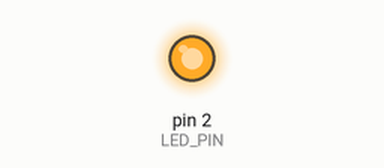
Simulated run of this sketch. Board: Arduino Uno, built with avr-gcc and run on an emulated ATmega328P. On the bench: output pins drawn as LEDs (lit = HIGH).

Above: at 1.0 s.
At 3.0 s:
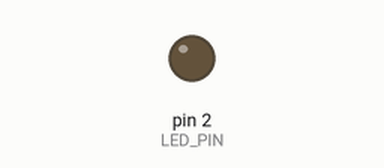
Timing chart, 0 to 5.2 s (numbered marks = the images above):
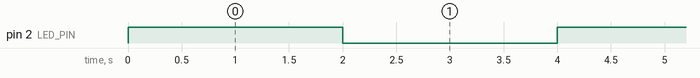

The sketch:

LED.ino
```cpp
#define LED_PIN 2

void setup() {
  // put your setup code here, to run once:
  pinMode(LED_PIN, OUTPUT);
}

void loop() {
  // put your main code here, to run repeatedly:
  digitalWrite(LED_PIN, HIGH);
  delay(2000);
  digitalWrite(LED_PIN, LOW);
  delay(2000);

}
```

Measured:
- by itself, pin 2 (LED_PIN): alternates HIGH for 2.0 s and LOW for 2.0 s
